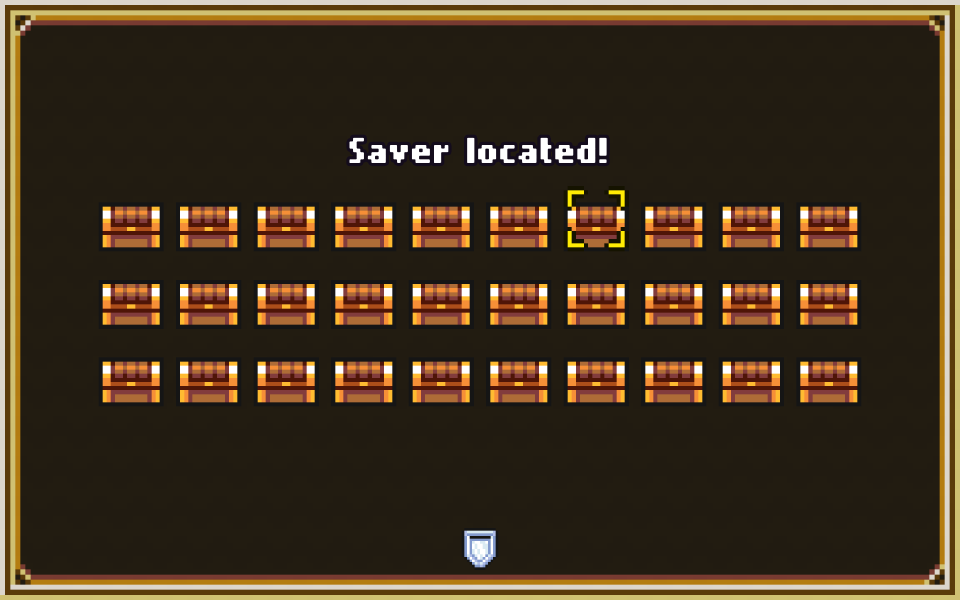
#> input picture Screenshot2.png, 2880 x 1800 px (shown at 1/3 size)
$ python ChestIdentification.py
#> lines starting #> are read from the running program, lines starting #| are printed output that depends on the picture; after the words box and inside, x2 and y2 are one past the last pixel; in counts of white or black regions, pixels touching at a corner belong together
import cv2 as cv
import numpy as np

#Config
WMIN = 169
WMAX = 185
HMIN = 90
HMAX = 170
SCALE = 0.5


# Take in screenshot
img = cv.imread('Screenshot2.png', cv.IMREAD_GRAYSCALE)
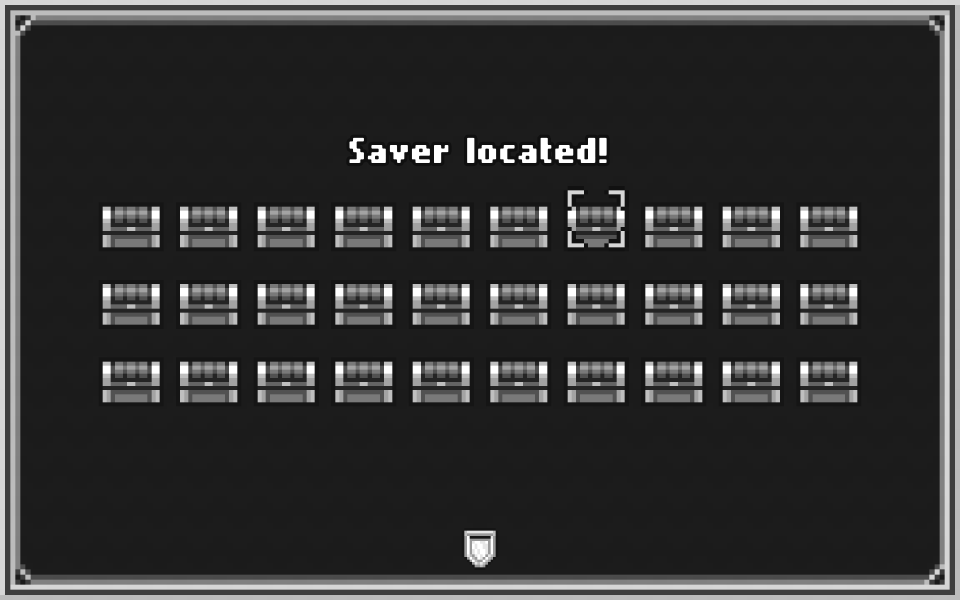
#> img: shape (1800, 2880) (shown at 1/3 size); min 15, max 255, mean 52.7

# Apply blur
img = cv.medianBlur(img,5)


# Thresholding
th2 = cv.adaptiveThreshold(img, 255, cv.ADAPTIVE_THRESH_MEAN_C,\
            cv.THRESH_BINARY, 11, 2)
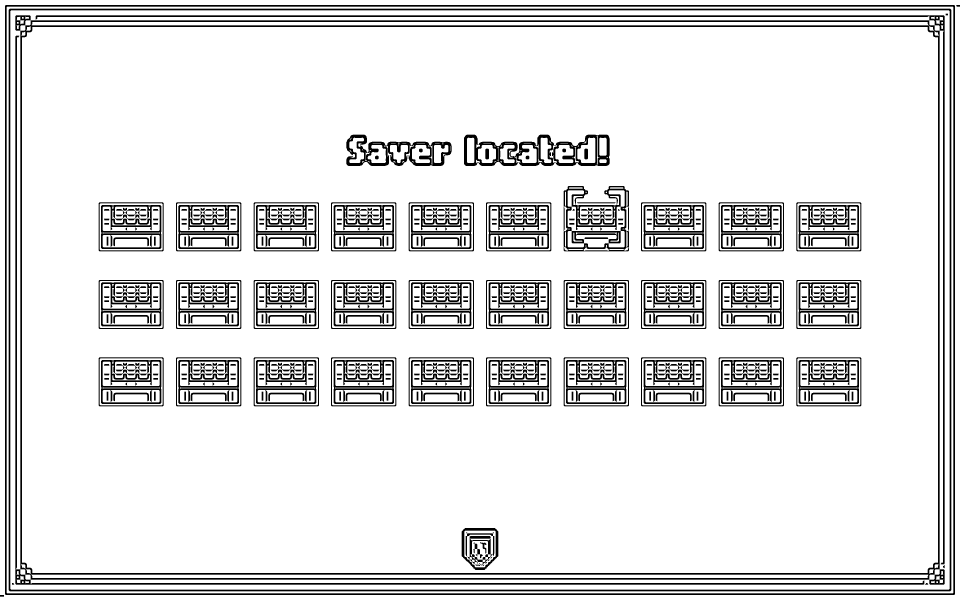
#> th2: shape (1800, 2880) (shown at 1/3 size); 88.1% white; 562 black regions (3 under 20 px)

ret, thresh = cv.threshold(th2, 127, 255, 0)

# Find all Contours
contours, hierarchy = cv.findContours(thresh, cv.RETR_TREE, cv.CHAIN_APPROX_SIMPLE)
#> contours = 1176 contours, 298 with area under 20; largest, box (x1, y1, x2, y2) and area: (0, 0, 2880, 1800) 5179187, (14, 14, 2866, 1786) 5049103, (20, 20, 2860, 1780) 4993799, (25, 25, 2855, 1775) 4947889, (31, 31, 2849, 1769) 4893121

# Convert to BGR
th2 = cv.cvtColor(th2, cv.COLOR_GRAY2BGR)
#> th2: shape (1800, 2880, 3); 88.1% white; 562 black regions (3 under 20 px)

# Filter contours down to 29
filtered = []
for cnt in contours:
    x, y, w, h = cv.boundingRect(cnt)
#     Width                 Height
    if WMIN <= w <= WMAX and HMIN <= h <= HMAX:
        filtered.append(cnt)
#> this loop made 1176 passes
#> (x, y, w, h) on passes 1 to 3: (0, 0, 2880, 1800), (14, 14, 2852, 1772), (20, 20, 2840, 1760)
#> after the loop, filtered = 29 contours; largest, box (x1, y1, x2, y2) and area: (2162, 1079, 2346, 1213) 24283, (534, 1079, 718, 1213) 24283, (2162, 846, 2346, 980) 24283, (534, 846, 718, 980) 24283, (2162, 614, 2346, 748) 24283

def move(x,y):
    import pyautogui
    pyautogui.moveTo(x,y,.5)


# Find center coord
for c in filtered:

    x,y,w,h = cv.boundingRect(c)
    cv.rectangle(th2, (x, y), (x + w, y + h), (0, 255,0), 2)
    move(x,y)
#> this loop made 29 passes
#> (x, y, w) on passes 1 to 12: (2395, 1079, 183), (2162, 1079, 184), (1930, 1079, 183), (1697, 1079, 183), (1465, 1079, 183), (1232, 1079, 183), (1000, 1079, 183), (767, 1079, 183), (534, 1079, 184), (302, 1079, 183), (2395, 846, 183), (2162, 846, 184)
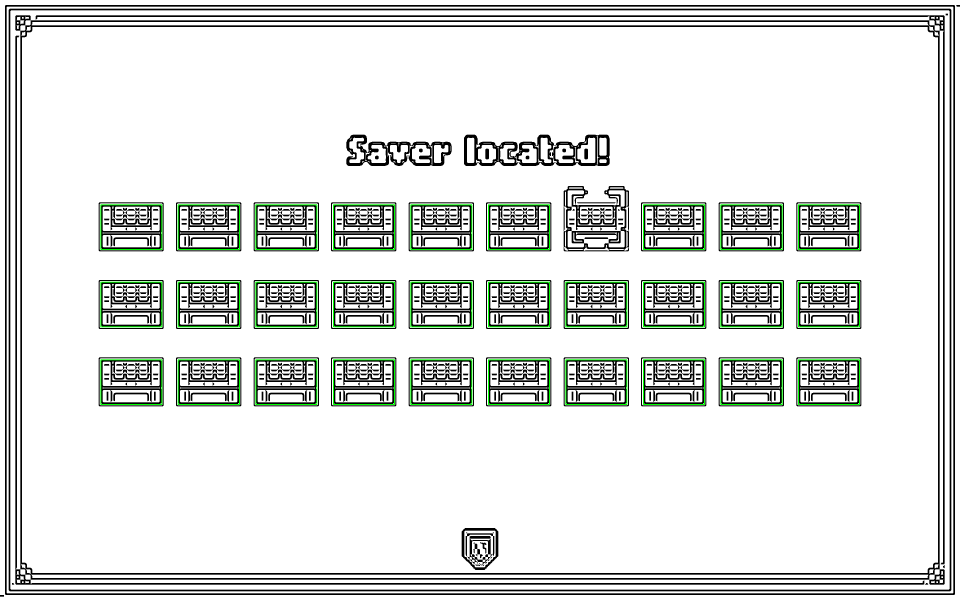
#> th2: shape (1800, 2880, 3) (shown at 1/3 size); mean B, G, R 222.3, 225, 222.3


# Draw Countours
for i in range(len(filtered)):
    cnt = filtered[i]
    cv.drawContours(th2, [cnt], -1, (0,0,255), 3)
#> this loop made 29 passes
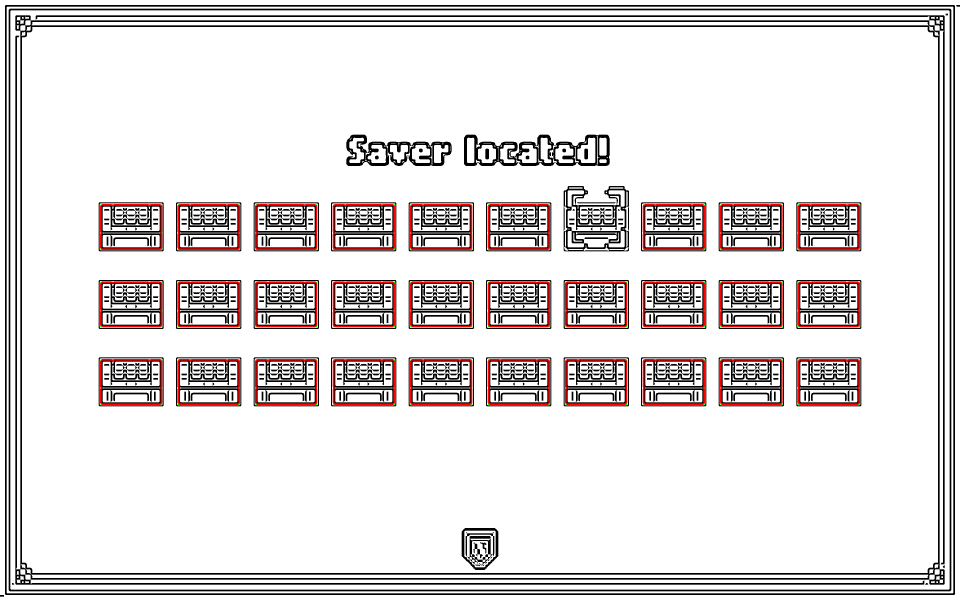
#> th2: shape (1800, 2880, 3) (shown at 1/3 size); mean B, G, R 221.9, 222, 226.3

# Scaling
h, w = img.shape[:2]
#> h = 1800; w = 2880
SCALE = 0.5
img = cv.resize(img, (int(w*SCALE), int(h*SCALE)), interpolation=cv.INTER_AREA)
#> img: shape (900, 1440)

# Show image
cv.imshow('image', th2)
cv.waitKey(0)


filtered = np.array(filtered)
filtered = filtered.reshape(-1, 2)
#> filtered = 696 pairs, first value 302 to 2577, second value 614 to 1212
